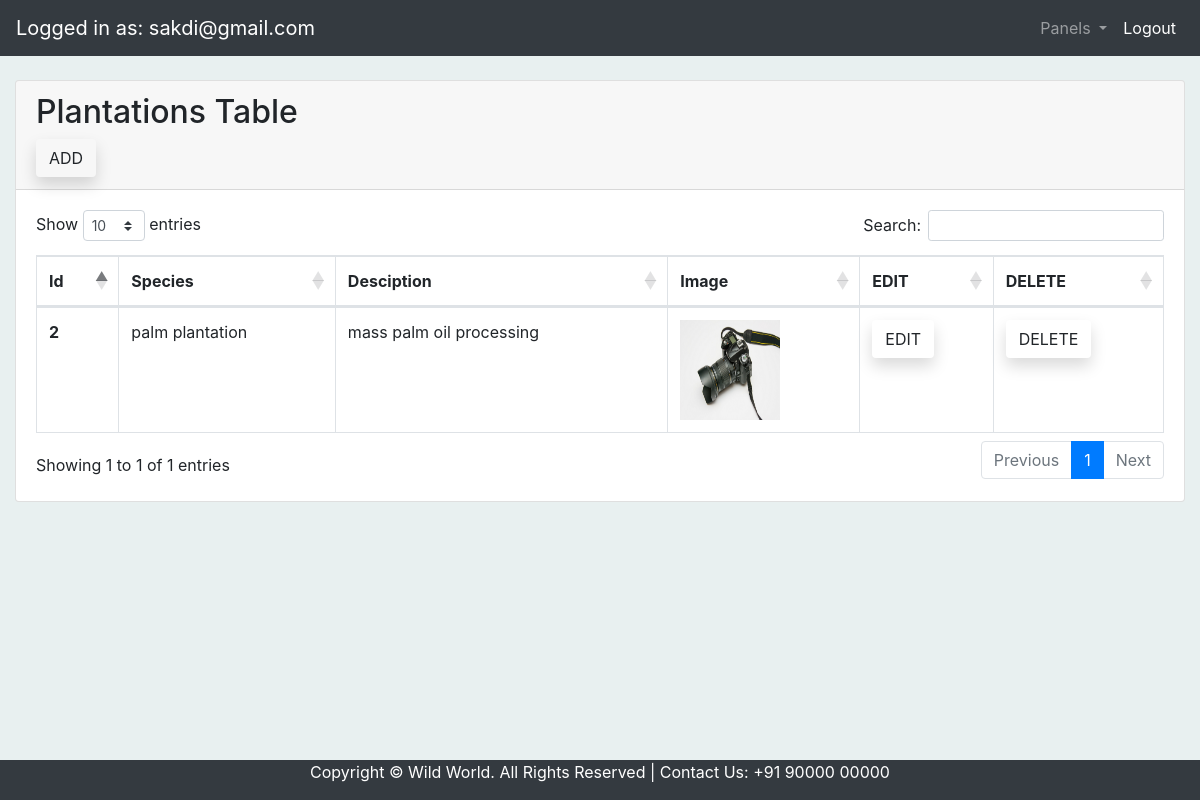
The page /pages/plantation.php (signed in) on the database its author committed.
### tables this page shows
CREATE TABLE `plantation` (
  `id` int(100) NOT NULL,
  `species` varchar(255) NOT NULL,
  `description` varchar(255) NOT NULL,
  `image` varchar(255) NOT NULL
);

### pages/plantation.php (the view, shortened to what this page needs)
<?php
    require '../includes/connect.php';
            include '../includes/header.php';
            $sql = "SELECT * FROM plantation";
            $result = mysqli_query($conn,$sql) or die("query failed.");
        ?>
        <div class="container-fluid my-4">
            <div class="card mb-4">
                <div class="card-header"><h2>Plantations Table</h2>
                    <form action="add_plantation.php" method="post" enctype="multipart/form-data">
                        <button type="submit" name="add_btn" class="btn shadow">ADD</button>
                    </form>
                </div>
                <div class="card-body">
                    <div class="table-responsive">
                        <table class="table table-bordered" id="dataTable" width="100%" cellspacing="0">
                            <thead>
                                <tr>
                                    <th scope="col">Id</th>
                                    <th scope="col">Species</th>
                                    <th scope="col">Desciption</th>
                                    <th scope="col">Image</th>
                                    <th scope="col">EDIT</th>
                                    <th scope="col">DELETE</th>
                                </tr>
                            </thead>
                            <tbody>
                                <?php
                                    if(mysqli_num_rows($result) > 0){
                                        while($row = mysqli_fetch_assoc($result)){
                                ?>
                                <tr>
                                    <th scope="row"><?php  echo $row['id']; ?></th>
                                    <td><?php  echo $row['species']; ?></td>
                                    <td><?php  echo $row['description']; ?></td>
                                    <td><?php echo '<img src="../assets/uploads/'.$row['image'].'" width="100px" height="100px" alt="image"></td>'; ?>
                                    <td>
                                        <form action="edit_plantation.php" method="post">
                                        <button type="submit" name="edit_btn" class="btn shadow">EDIT</button>
                                    </form>
                                    </td>
                                    <td>
                                        <form action="../includes/delete_plantation.php" method="post">
                                        <button type="submit" name="deletebtn" class="btn shadow">DELETE</button>
                                        </form>
                                    </td>
                                </tr>
                                <?php
                                        }
                                    }
                                    else{
                                        echo "No Record Found";
                                    }
                                ?>
                            </tbody>
                        </table>
                    </div>
                </div>
            </div>
        </div>
        <?php
            include '../includes/footer.php';
        ?>
    </body>
</html>

### assets/css/style.css (style rules this page uses)
body { background-color: rgb(232, 240, 240); }
:root { --tran: all 0.3s linear; }
.btn { position: relative; transition: var(--tran); overflow: hidden; z-index: 1; }
.btn::before { content: ""; position:absolute; top:0; left:0; background-color: forestgreen; width: 100%; height: 100%; transform: translateX(-100%); transition: var(--tran); }

### rows shown on the page
plantation: id "2", species "palm plantation", description "mass palm oil processing", image (picture)

### other values the page prints
$_SESSION['email'] "sakdi@gmail.com"
